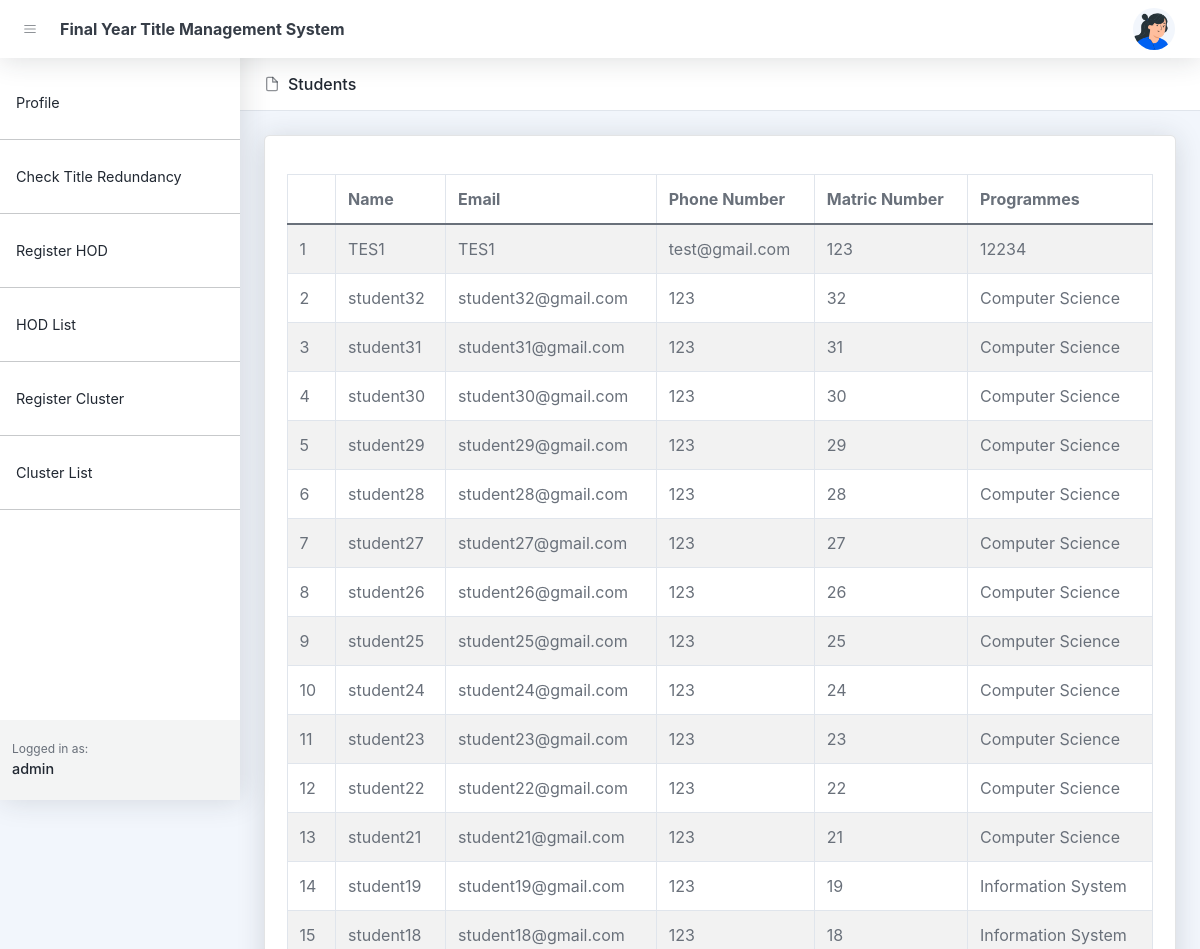
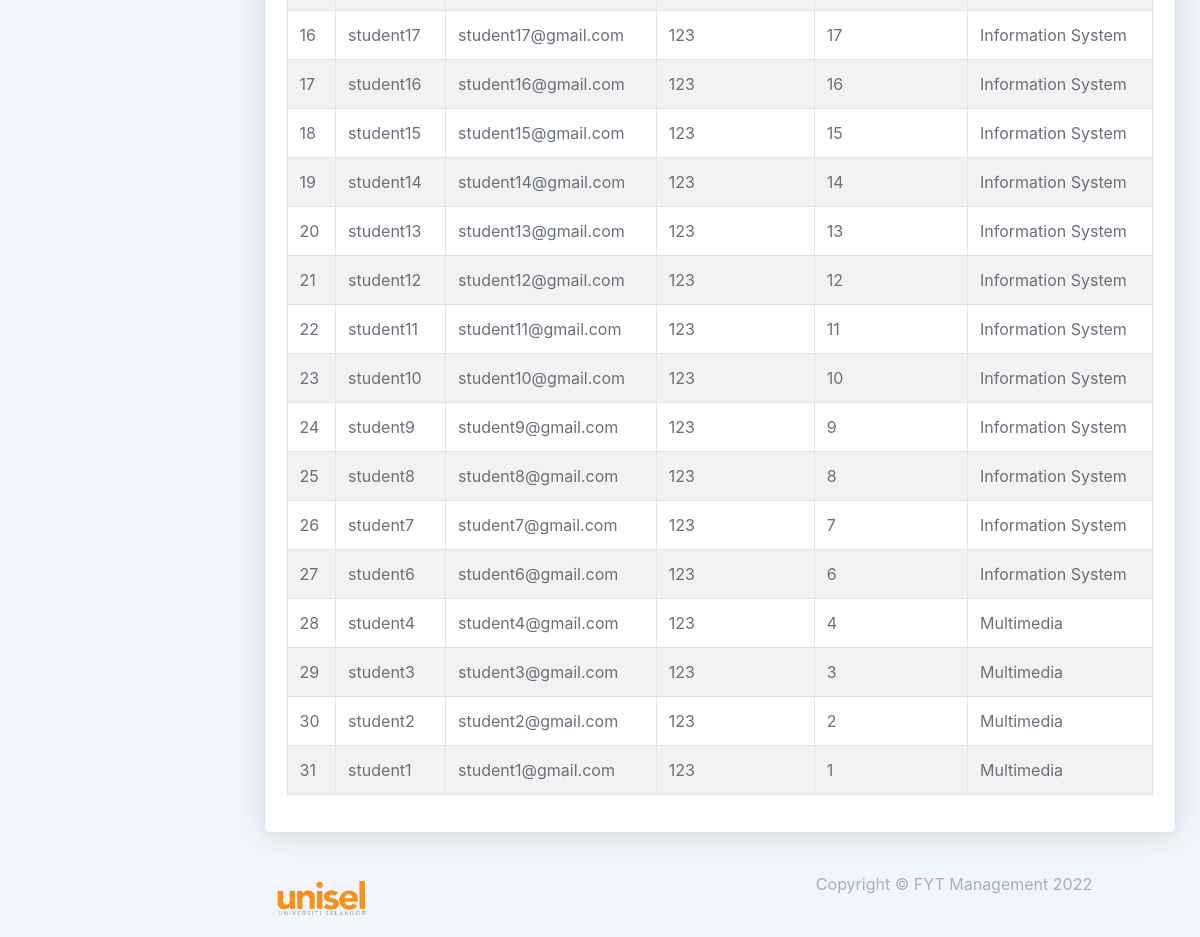
Screenshot of /student-list.php (signed in) with the database file from the repository (2 pictures, top to bottom).
### tables this page shows
CREATE TABLE `students` (
  `id` bigint(20) UNSIGNED NOT NULL,
  `user_id` bigint(20) NOT NULL,
  `matric_number` varchar(255) DEFAULT NULL,
  `programmes` varchar(255) DEFAULT NULL,
  `supervisor_id` bigint(20) DEFAULT NULL,
  `status` varchar(255) DEFAULT NULL,
  `semester` varchar(255) DEFAULT NULL,
  `created_at` timestamp NULL DEFAULT NULL,
  `updated_at` timestamp NULL DEFAULT NULL
);

CREATE TABLE `users` (
  `id` bigint(20) UNSIGNED NOT NULL,
  `name` varchar(255) NOT NULL,
  `email` varchar(255) DEFAULT NULL,
  `handphone` varchar(255) DEFAULT NULL,
  `roles` varchar(255) DEFAULT NULL,
  `password` varchar(255) DEFAULT NULL,
  `image` text DEFAULT NULL,
  `created_at` timestamp NULL DEFAULT NULL,
  `updated_at` timestamp NULL DEFAULT NULL
);

### student-list.php (the view, shortened to what this page needs)
<!DOCTYPE html>
<html lang="en">
    <head>
       <?php include('layout_admin/header.php')?>
    </head>
    <body class="nav-fixed">
        <?php include('layout_admin/navbar.php')?>
        <div id="layoutSidenav">
            <div id="layoutSidenav_nav">
                <?php include('layout_admin/sidenav.php')?>
            </div>
            <div id="layoutSidenav_content">
                <main>
                    <header class="page-header page-header-compact page-header-light border-bottom bg-white mb-4">
                        <div class="container-xl px-4">
                            <div class="page-header-content">
                                <div class="row align-items-center justify-content-between pt-3">
                                    <div class="col-auto mb-3">
                                        <h1 class="page-header-title">
                                            <div class="page-header-icon"><i data-feather="file"></i></div>
                                            Students
                                        </h1>
                                    </div>
                                </div>
                            </div>
                        </div>
                    </header>
                    <?php
                        $conn = setDbConnection();
                        $students = null;
                        $query = "select
                            users.name,
                            users.email,
                            users.handphone,
                            students.matric_number,
                            students.programmes
                        from students
                        left join users on students.user_id = users.id
                        order by users.id desc";
                        $result = $conn->query($query);
                        if ($result->num_rows > 0) {
                            while ($row = $result->fetch_assoc()) {
                                $students[] = $row;
                            }
                        }
                    ?>
                    <div class="container-xl px-4">
                        <div class="card mb-4">
                            <div class="card-body">
                                <table class="table table-bordered table-striped table-hover">
                                    <thead>
                                        <tr>
                                            <th></th>
                                            <th>Name</th>
                                            <th>Email</th>
                                            <th>Phone Number</th>
                                            <th>Matric Number</th>
                                            <th>Programmes</th>
                                        </tr>
                                    </thead>
                                    <tbody>
                                        <?php
                                            if( $students != NULL){
                                                foreach ($students as $key => $value) {
                                                    echo '
                                                    <tr>
                                                        <td>'.($key+1).'</td>
                                                        <td>'.$value['name'].'</td>
                                                        <td>'.$value['email'].'</td>
                                                        <td>'.$value['handphone'].'</td>
                                                        <td>'.$value['matric_number'].'</td>
                                                        <td>'.ucwords(str_replace('_',' ', $value['programmes'])).'</td>
                                                    </tr>';
                                                }
                                            }else{
                                                echo '<tr><td colspan=8>No Cluster Created</td></tr>';
                                            }
                                        ?>
                                    </tbody>
                                </table>
                            </div>
                        </div>
                    </div>
                </main>
                <?php include('layout_admin/footer.php')?>
            </div>
        </div>
    </body>
</html>

### rows the page displays
students: users.name "TES1", users.email "TES1", users.handphone "test@gmail.com", matric_number "123", programmes "12234"
students: users.name "student32", users.email "student32@gmail.com", users.handphone "123", matric_number "32", programmes "Computer Science"
students: users.name "student31", users.email "student31@gmail.com", users.handphone "123", matric_number "31", programmes "Computer Science"
students: users.name "student30", users.email "student30@gmail.com", users.handphone "123", matric_number "30", programmes "Computer Science"
students: users.name "student29", users.email "student29@gmail.com", users.handphone "123", matric_number "29", programmes "Computer Science"
students: users.name "student28", users.email "student28@gmail.com", users.handphone "123", matric_number "28", programmes "Computer Science"
students: users.name "student27", users.email "student27@gmail.com", users.handphone "123", matric_number "27", programmes "Computer Science"
students: users.name "student26", users.email "student26@gmail.com", users.handphone "123", matric_number "26", programmes "Computer Science"
students: users.name "student25", users.email "student25@gmail.com", users.handphone "123", matric_number "25", programmes "Computer Science"
students: users.name "student24", users.email "student24@gmail.com", users.handphone "123", matric_number "24", programmes "Computer Science"
students: users.name "student23", users.email "student23@gmail.com", users.handphone "123", matric_number "23", programmes "Computer Science"
students: users.name "student22", users.email "student22@gmail.com", users.handphone "123", matric_number "22", programmes "Computer Science"
students: users.name "student21", users.email "student21@gmail.com", users.handphone "123", matric_number "21", programmes "Computer Science"
students: users.name "student19", users.email "student19@gmail.com", users.handphone "123", matric_number "19", programmes "Information System"
students: users.name "student18", users.email "student18@gmail.com", users.handphone "123", matric_number "18", programmes "Information System"
students: users.name "student17", users.email "student17@gmail.com", users.handphone "123", matric_number "17", programmes "Information System"
students: users.name "student16", users.email "student16@gmail.com", users.handphone "123", matric_number "16", programmes "Information System"
students: users.name "student15", users.email "student15@gmail.com", users.handphone "123", matric_number "15", programmes "Information System"
students: users.name "student14", users.email "student14@gmail.com", users.handphone "123", matric_number "14", programmes "Information System"
students: users.name "student13", users.email "student13@gmail.com", users.handphone "123", matric_number "13", programmes "Information System"
students: users.name "student12", users.email "student12@gmail.com", users.handphone "123", matric_number "12", programmes "Information System"
students: users.name "student11", users.email "student11@gmail.com", users.handphone "123", matric_number "11", programmes "Information System"
students: users.name "student10", users.email "student10@gmail.com", users.handphone "123", matric_number "10", programmes "Information System"
students: users.name "student9", users.email "student9@gmail.com", users.handphone "123", matric_number "9", programmes "Information System"
students: users.name "student8", users.email "student8@gmail.com", users.handphone "123", matric_number "8", programmes "Information System"
students: users.name "student7", users.email "student7@gmail.com", users.handphone "123", matric_number "7", programmes "Information System"
students: users.name "student6", users.email "student6@gmail.com", users.handphone "123", matric_number "6", programmes "Information System"
students: users.name "student4", users.email "student4@gmail.com", users.handphone "123", matric_number "4", programmes "Multimedia"
students: users.name "student3", users.email "student3@gmail.com", users.handphone "123", matric_number "3", programmes "Multimedia"
students: users.name "student2", users.email "student2@gmail.com", users.handphone "123", matric_number "2", programmes "Multimedia"
students: users.name "student1", users.email "student1@gmail.com", users.handphone "123", matric_number "1", programmes "Multimedia"

### other values shown
$dahboard "Check Title Redundancy"
$_SESSION['name'] "admin"
